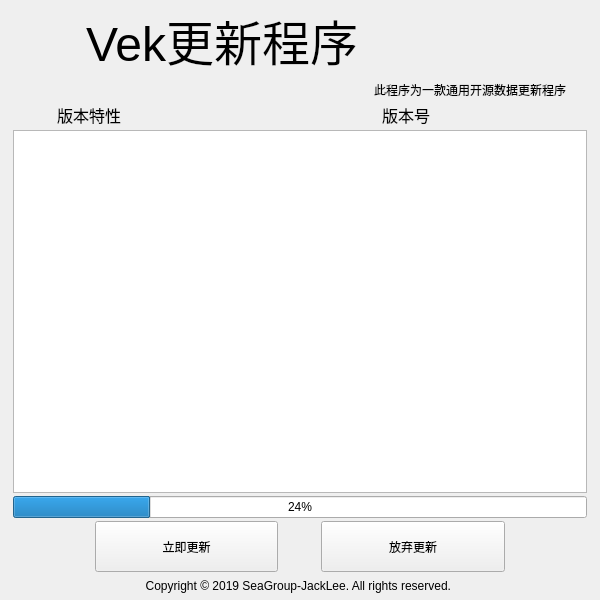
<?xml version="1.0" encoding="UTF-8"?>
<ui version="4.0">
 <class>vUpdate</class>
 <widget class="QWidget" name="vUpdate">
  <property name="geometry">
   <rect>
    <x>0</x>
    <y>0</y>
    <width>600</width>
    <height>600</height>
   </rect>
  </property>
  <property name="windowTitle">
   <string>vUpdate</string>
  </property>
  <layout class="QGridLayout" name="gridLayout_2" rowstretch="10,3,3,50,3,7,3">
   <property name="leftMargin">
    <number>3</number>
   </property>
   <property name="topMargin">
    <number>3</number>
   </property>
   <property name="rightMargin">
    <number>3</number>
   </property>
   <property name="bottomMargin">
    <number>3</number>
   </property>
   <property name="spacing">
    <number>3</number>
   </property>
   <item row="3" column="0">
    <layout class="QVBoxLayout" name="verticalLayout_4">
     <property name="leftMargin">
      <number>10</number>
     </property>
     <property name="rightMargin">
      <number>10</number>
     </property>
     <item>
      <widget class="QTextBrowser" name="lable_logs"/>
     </item>
    </layout>
   </item>
   <item row="5" column="0">
    <layout class="QHBoxLayout" name="horizontalLayout_3" stretch="10,20,0,20,10">
     <item>
      <spacer name="horizontalSpacer_2">
       <property name="orientation">
        <enum>Qt::Horizontal</enum>
       </property>
       <property name="sizeHint" stdset="0">
        <size>
         <width>40</width>
         <height>20</height>
        </size>
       </property>
      </spacer>
     </item>
     <item>
      <widget class="QPushButton" name="pushButton_UpdateNow">
       <property name="sizePolicy">
        <sizepolicy hsizetype="Minimum" vsizetype="Minimum">
         <horstretch>0</horstretch>
         <verstretch>0</verstretch>
        </sizepolicy>
       </property>
       <property name="text">
        <string>立即更新</string>
       </property>
      </widget>
     </item>
     <item>
      <spacer name="horizontalSpacer_4">
       <property name="orientation">
        <enum>Qt::Horizontal</enum>
       </property>
       <property name="sizeHint" stdset="0">
        <size>
         <width>40</width>
         <height>20</height>
        </size>
       </property>
      </spacer>
     </item>
     <item>
      <widget class="QPushButton" name="pushButton_UpdateNo">
       <property name="sizePolicy">
        <sizepolicy hsizetype="Minimum" vsizetype="Minimum">
         <horstretch>0</horstretch>
         <verstretch>0</verstretch>
        </sizepolicy>
       </property>
       <property name="minimumSize">
        <size>
         <width>0</width>
         <height>0</height>
        </size>
       </property>
       <property name="text">
        <string>放弃更新</string>
       </property>
      </widget>
     </item>
     <item>
      <spacer name="horizontalSpacer_3">
       <property name="orientation">
        <enum>Qt::Horizontal</enum>
       </property>
       <property name="sizeHint" stdset="0">
        <size>
         <width>40</width>
         <height>20</height>
        </size>
       </property>
      </spacer>
     </item>
    </layout>
   </item>
   <item row="0" column="0">
    <layout class="QHBoxLayout" name="horizontalLayout" stretch="10,10,30">
     <property name="spacing">
      <number>3</number>
     </property>
     <item>
      <widget class="QLabel" name="label_Logo">
       <property name="text">
        <string/>
       </property>
      </widget>
     </item>
     <item>
      <widget class="QLabel" name="lable_Name">
       <property name="font">
        <font>
         <pointsize>36</pointsize>
        </font>
       </property>
       <property name="text">
        <string>Vek更新程序</string>
       </property>
      </widget>
     </item>
     <item>
      <spacer name="horizontalSpacer">
       <property name="orientation">
        <enum>Qt::Horizontal</enum>
       </property>
       <property name="sizeHint" stdset="0">
        <size>
         <width>40</width>
         <height>20</height>
        </size>
       </property>
      </spacer>
     </item>
    </layout>
   </item>
   <item row="6" column="0">
    <layout class="QVBoxLayout" name="verticalLayout">
     <item>
      <widget class="QLabel" name="label_Copyright">
       <property name="text">
        <string>Copyright © 2019 SeaGroup-JackLee. All rights reserved. </string>
       </property>
       <property name="alignment">
        <set>Qt::AlignCenter</set>
       </property>
      </widget>
     </item>
    </layout>
   </item>
   <item row="1" column="0">
    <layout class="QHBoxLayout" name="horizontalLayout_5" stretch="10,80,5">
     <item>
      <spacer name="horizontalSpacer_9">
       <property name="orientation">
        <enum>Qt::Horizontal</enum>
       </property>
       <property name="sizeHint" stdset="0">
        <size>
         <width>40</width>
         <height>20</height>
        </size>
       </property>
      </spacer>
     </item>
     <item>
      <widget class="QLabel" name="label_Info">
       <property name="text">
        <string>此程序为一款通用开源数据更新程序</string>
       </property>
       <property name="alignment">
        <set>Qt::AlignRight|Qt::AlignTrailing|Qt::AlignVCenter</set>
       </property>
      </widget>
     </item>
     <item>
      <spacer name="horizontalSpacer_8">
       <property name="orientation">
        <enum>Qt::Horizontal</enum>
       </property>
       <property name="sizeHint" stdset="0">
        <size>
         <width>40</width>
         <height>20</height>
        </size>
       </property>
      </spacer>
     </item>
    </layout>
   </item>
   <item row="2" column="0">
    <layout class="QHBoxLayout" name="horizontalLayout_2" stretch="5,10,20,10,10">
     <item>
      <spacer name="horizontalSpacer_6">
       <property name="orientation">
        <enum>Qt::Horizontal</enum>
       </property>
       <property name="sizeHint" stdset="0">
        <size>
         <width>40</width>
         <height>20</height>
        </size>
       </property>
      </spacer>
     </item>
     <item>
      <widget class="QLabel" name="lable_head">
       <property name="font">
        <font>
         <pointsize>12</pointsize>
        </font>
       </property>
       <property name="text">
        <string>版本特性</string>
       </property>
      </widget>
     </item>
     <item>
      <spacer name="horizontalSpacer_5">
       <property name="orientation">
        <enum>Qt::Horizontal</enum>
       </property>
       <property name="sizeHint" stdset="0">
        <size>
         <width>40</width>
         <height>20</height>
        </size>
       </property>
      </spacer>
     </item>
     <item>
      <widget class="QLabel" name="lable_version">
       <property name="font">
        <font>
         <pointsize>12</pointsize>
        </font>
       </property>
       <property name="text">
        <string>版本号</string>
       </property>
      </widget>
     </item>
     <item>
      <spacer name="horizontalSpacer_7">
       <property name="orientation">
        <enum>Qt::Horizontal</enum>
       </property>
       <property name="sizeHint" stdset="0">
        <size>
         <width>40</width>
         <height>20</height>
        </size>
       </property>
      </spacer>
     </item>
    </layout>
   </item>
   <item row="4" column="0">
    <layout class="QHBoxLayout" name="horizontalLayout_4">
     <property name="leftMargin">
      <number>10</number>
     </property>
     <property name="rightMargin">
      <number>10</number>
     </property>
     <item>
      <widget class="QProgressBar" name="task_ProgressBar">
       <property name="value">
        <number>24</number>
       </property>
      </widget>
     </item>
    </layout>
   </item>
  </layout>
 </widget>
 <resources/>
 <connections/>
</ui>
